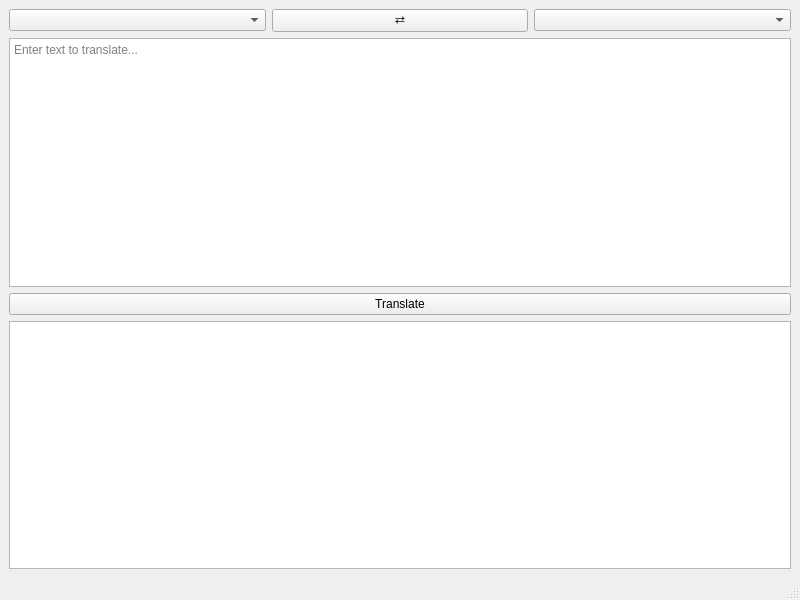
<?xml version="1.0" encoding="UTF-8"?>
<ui version="4.0">
 <class>MainWindow</class>
 <widget class="QMainWindow" name="MainWindow">
  <property name="geometry">
   <rect>
    <x>0</x>
    <y>0</y>
    <width>800</width>
    <height>600</height>
   </rect>
  </property>
  <property name="windowTitle">
   <string>AuraTranslate</string>
  </property>
  <widget class="QWidget" name="centralwidget">
   <layout class="QGridLayout" name="gridLayout">
    <item row="0" column="0">
     <widget class="QComboBox" name="sourceLangComboBox"/>
    </item>
    <item row="0" column="1">
     <widget class="QPushButton" name="swapLangsButton">
      <property name="text">
       <string>⇄</string>
      </property>
     </widget>
    </item>
    <item row="0" column="2">
     <widget class="QComboBox" name="targetLangComboBox"/>
    </item>
    <item row="1" column="0" colspan="3">
     <widget class="QTextEdit" name="sourceTextEdit">
      <property name="placeholderText">
       <string>Enter text to translate...</string>
      </property>
     </widget>
    </item>
    <item row="2" column="0" colspan="3">
     <widget class="QPushButton" name="translateButton">
      <property name="text">
       <string>Translate</string>
      </property>
     </widget>
    </item>
    <item row="3" column="0" colspan="3">
     <widget class="QTextEdit" name="translatedTextEdit">
      <property name="readOnly">
       <bool>true</bool>
      </property>
     </widget>
    </item>
   </layout>
  </widget>
  <widget class="QMenuBar" name="menubar">
   <property name="geometry">
    <rect>
     <x>0</x>
     <y>0</y>
     <width>800</width>
     <height>22</height>
    </rect>
   </property>
  </widget>
  <widget class="QStatusBar" name="statusbar"/>
 </widget>
 <resources/>
 <connections/>
</ui>
